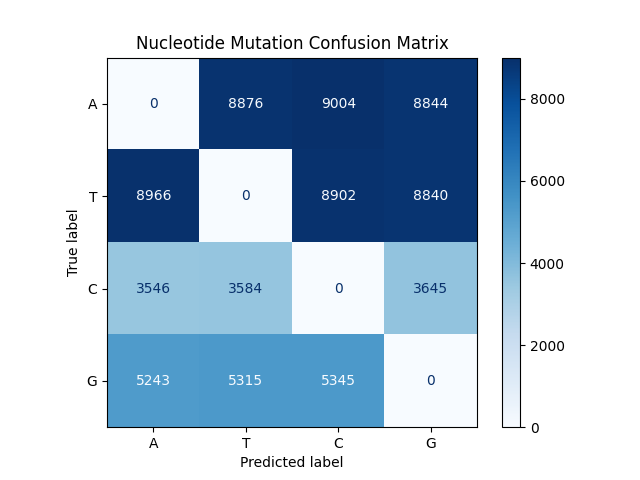

Reproduce this figure in Python.
import random
import pandas as pd
import numpy as np
from sklearn.metrics import confusion_matrix, ConfusionMatrixDisplay
import matplotlib.pyplot as plt

# Complement mapping
def complement_rna(sequence):
    complement_map = {"A": "T", "T": "A", "G": "C", "C": "G"}
    return "".join(complement_map[base] for base in sequence)

# Reverse string
def string_rev(seq):
    return seq[::-1]

# Mutate sequence with `n` random point mutations
def mutate_rna_sequence(seq, n):
    nucleotides = ['A', 'T', 'C', 'G']
    seq_list = list(seq)
    positions = random.sample(range(len(seq)), n)
    for pos in positions:
        original = seq_list[pos]
        seq_list[pos] = random.choice([nt for nt in nucleotides if nt != original])
    return ''.join(seq_list), positions

# Create hairpin by connecting sequence and its reverse-complement with loop
def create_hairpin(original, complementary):
    loop_sequence = " TTTTT "
    return original + loop_sequence + string_rev(complementary)

# One-hot encoding
def one_hot_encode(seq):
    mapping = {'A': [1, 0, 0, 0], 'T': [0, 1, 0, 0], 'C': [0, 0, 1, 0], 'G': [0, 0, 0, 1]}
    return [mapping.get(nuc, [0, 0, 0, 0]) for nuc in seq]

# Reference fixed RNA sequence (based on 2019th mutation site)
original_rna = "CCTTATCAATTCATTCTAGAGAAATCTGGA"
complementary_rna = complement_rna(original_rna)

# Generate samples
samples = []
original_bases = []
mutated_bases = []
num_samples = 10000

for _ in range(num_samples):
    num_mut = random.randint(1, 15)
    mutated_compl, positions = mutate_rna_sequence(complementary_rna, num_mut)
    mutated_hairpin = create_hairpin(original_rna, mutated_compl)

    # Track base changes for confusion matrix
    for pos in positions:
        original_bases.append(complementary_rna[pos])
        mutated_bases.append(mutated_compl[pos])

    samples.append({
        "Original_RNA": original_rna,
        "Mutated_Complement": mutated_compl,
        "Mutations": num_mut,
        "Hairpin_RNA": mutated_hairpin,
        "OneHotEncoded": one_hot_encode(mutated_compl)
    })

# Create main DataFrame
df = pd.DataFrame(samples)

# Save full dataset
df.to_csv("hairpin_rna_dataset.csv", index=False)
print("✅ Saved full dataset to 'hairpin_rna_dataset.csv'")

# Save filtered CSVs by mutation count
# for i in range(1, 16):
#     df_filtered = df[df["Mutations"] == i]
#     df_filtered.to_csv(f"hairpin_rna_mutations_{i}.csv", index=False)
#
# print("✅ Saved filtered datasets (1–15 mutations each)")

# Convert confusion matrix to readable format
labels = ['A', 'T', 'C', 'G']
cm = confusion_matrix(original_bases, mutated_bases, labels=labels)
conf_df = pd.DataFrame(cm, index=labels, columns=labels)
print("\n🔬 Confusion Matrix (Original vs Mutated Bases):\n")
print(conf_df)

# Visualize the matrix
disp = ConfusionMatrixDisplay(confusion_matrix=cm, display_labels=labels)
disp.plot(cmap='Blues')
plt.title("Nucleotide Mutation Confusion Matrix")
plt.show()
